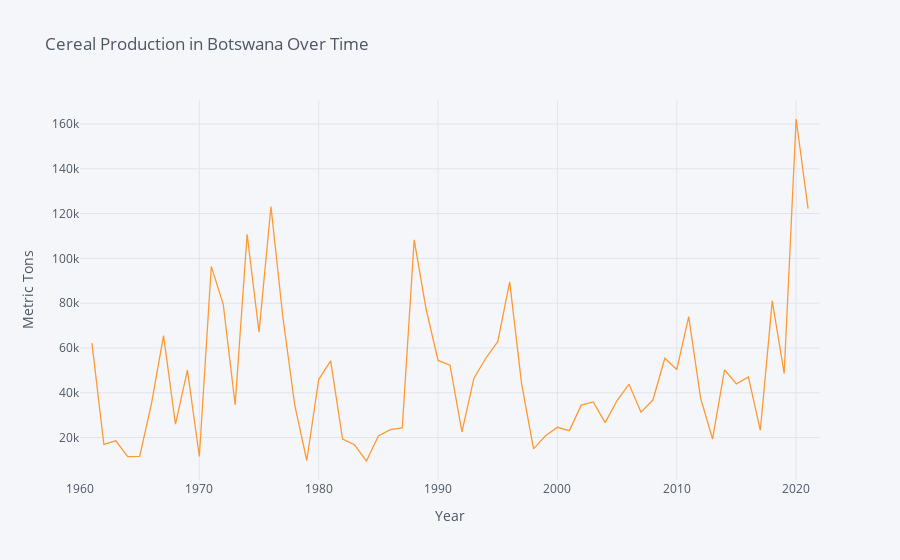

Notebook cell for this chart:
### Code cell
vars= {"AG.PRD.CREL.MT": "Cereal production"}

use = ["BWA"]

cereals = fix_date_index(wbdata.get_dataframe(vars, country=use))
cereals.iplot(xTitle="Year", yTitle="Metric Tons", title="Cereal Production in Botswana Over Time")

### Figure 1 — Plotly figure (JSON) as saved in the notebook; plotly's stock layout.template omitted (floating-point values rounded to 4 significant figures)
{"data": [{"line": {"color": "rgba(255, 153, 51, 1.0)", "dash": "solid", "shape": "linear", "width": 1.3}, "mode": "lines", "name": "Cereal production", "text": "", "type": "scatter", "x": [2022, 2021, 2020, 2019, 2018, 2017, 2016, 2015, 2014, 2013, 2012, 2011, 2010, 2009, 2008, 2007, 2006, 2005, 2004, 2003, 2002, 2001, 2000, 1999, 1998, 1997, 1996, 1995, 1994, 1993, 1992, 1991, 1990, 1989, 1988, 1987, 1986, 1985, 1984, 1983, 1982, 1981, 1980, 1979, 1978, 1977, 1976, 1975, 1974, 1973, 1972, 1971, 1970, 1969, 1968, 1967, 1966, 1965, 1964, 1963, 1962, 1961, 1960], "y": ["", 122200.0, 162200.0, 48580.0, 81010.0, 23210.0, 47050.0, 43970.0, 50250.0, 19366, 37457, 74024, 50345, 55380.0, 36740.0, 31312, 43810.0, 36510.0, 26670.0, 35890.0, 34480.0, 23080, 24580.0, 20830.0, 14934, 43950.0, 89530.0, 62770.0, 55410.0, 46380.0, 22500, 52300, 54430, 77275, 108280, 24275, 23500, 20670, 9525, 16765, 19320, 54195, 45900, 9750, 34200, 73600, 123147, 67050, 110750, 34517, 79500, 96400, 11530, 50075, 25943, 65529, 35466, 11599, 11506, 18550, 16900, 62161, ""]}], "layout": {"autosize": true, "legend": {"bgcolor": "#F5F6F9", "font": {"color": "#4D5663"}}, "paper_bgcolor": "#F5F6F9", "plot_bgcolor": "#F5F6F9", "title": {"font": {"color": "#4D5663"}, "text": "Cereal Production in Botswana Over Time"}, "xaxis": {"autorange": true, "gridcolor": "#E1E5ED", "range": [1960, 2022], "showgrid": true, "tickfont": {"color": "#4D5663"}, "title": {"font": {"color": "#4D5663"}, "text": "Year"}, "type": "linear", "zerolinecolor": "#E1E5ED"}, "yaxis": {"autorange": true, "gridcolor": "#E1E5ED", "range": [1042.0, 170700.0], "showgrid": true, "tickfont": {"color": "#4D5663"}, "title": {"font": {"color": "#4D5663"}, "text": "Metric Tons"}, "type": "linear", "zerolinecolor": "#E1E5ED"}}}
